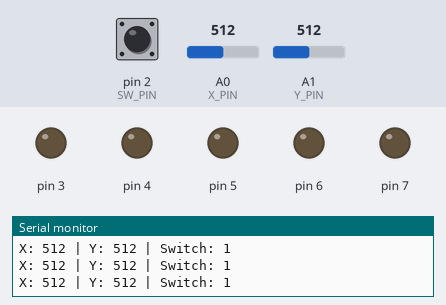
Recording of a sketch running on a simulated Arduino Uno, built with avr-gcc and run on an emulated ATmega328P. Parts: output pins drawn as LEDs (lit = HIGH), the last lines printed to the serial monitor. The test bench sets the inputs (shaded band); at power-on: A0 (X_PIN) = 512, A1 (Y_PIN) = 512, pin 2 (SW_PIN) HIGH.

Above: at 1.2 s.
1.3 s: A0 (X_PIN) set to 493
At 2.5 s:
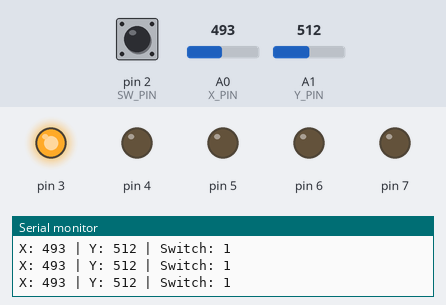
2.8 s: A1 (Y_PIN) set to 483
At 4.0 s:
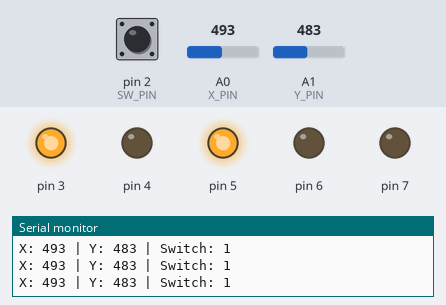
4.3 s: pin 2 (SW_PIN) pulled LOW for 0.15 s
At 4.43 s:
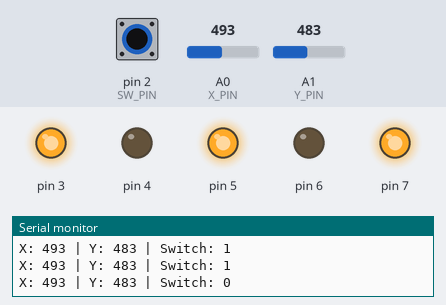
6.0 s: A0 (X_PIN) set to 510
At 6.4 s:
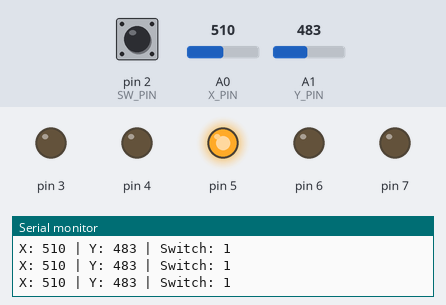
7.5 s: A1 (Y_PIN) set to 610
At 8.0 s:
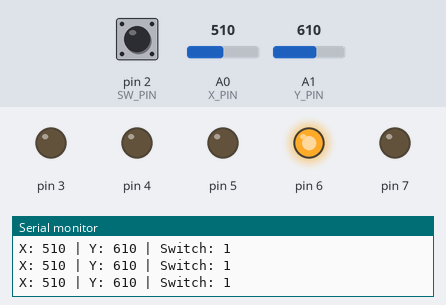
9.0 s: pin 2 (SW_PIN) pulled LOW for 1 s
At 9.6 s:
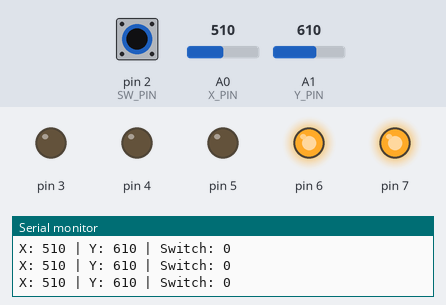
Timing chart, 0 to 12.0 s (numbered marks = the images above; inputs shaded):
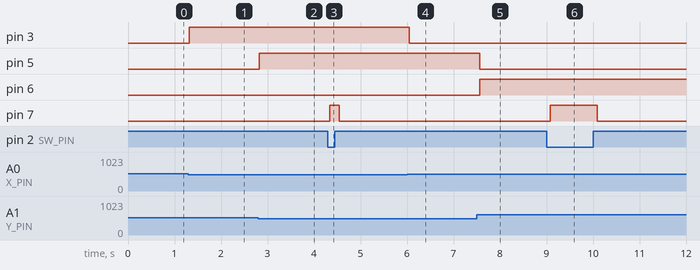

The sketch:

JOYSTICK.ino
```cpp
#define X_PIN A0
#define Y_PIN A1
#define SW_PIN 2

void setup() {
    Serial.begin(115200);
    pinMode(SW_PIN, INPUT_PULLUP);

    pinMode(3,OUTPUT);
    pinMode(4,OUTPUT);
    pinMode(5,OUTPUT);
    pinMode(6,OUTPUT);
    pinMode(7,OUTPUT);


}
void loop(){
    int xValue = analogRead(X_PIN);
    int yValue = analogRead(Y_PIN);
    int swState = digitalRead(SW_PIN);

    Serial.print("X: ");
    Serial.print(xValue);
    Serial.print(" | Y: ");
    Serial.print(yValue);
    Serial.print(" | Switch: ");
    Serial.println(swState);


    digitalWrite(3, xValue <= 500);

     digitalWrite(4, xValue >= 600);

      digitalWrite(5, yValue <= 500);

       digitalWrite(6, yValue >= 600);

       digitalWrite(7, swState == LOW );

    delay(100);
}
```

Measured:
- the behaviour switches between 501 and 500 on A0 (X_PIN) (found by bisection; images 0 and 1)
- the behaviour switches between 501 and 500 on A1 (Y_PIN) (found by bisection; images 1 and 2)
- after the input at 1.3 s, pin 3: LOW → HIGH at once
- after the input at 2.8 s, pin 5: LOW → HIGH at once
- after the input at 4.3 s, pin 7: LOW → HIGH at once, → LOW 0.20 s later
- after the input at 6.0 s, pin 3: HIGH → LOW after 0.05 s
- after the input at 7.5 s, pin 5: HIGH → LOW after 0.06 s; pin 6: LOW → HIGH after 0.06 s
- after the input at 9.0 s, pin 7: LOW → HIGH after 0.08 s, → LOW 1.0 s later
